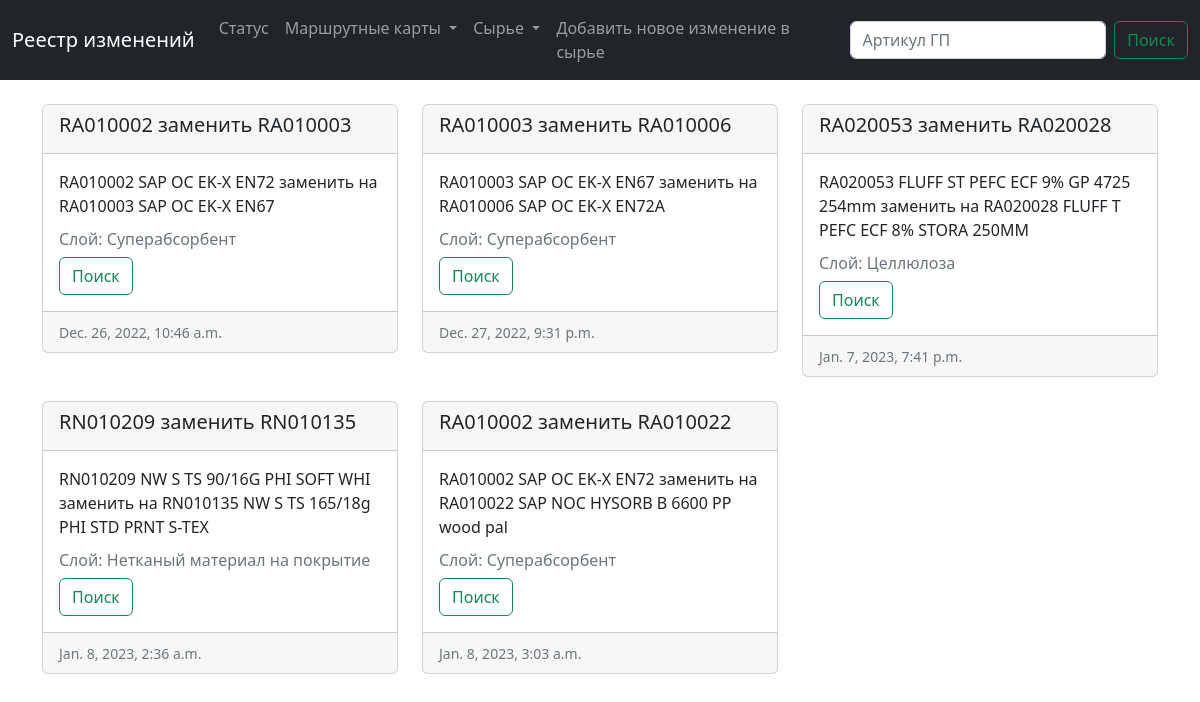
Before: / with the older database file.
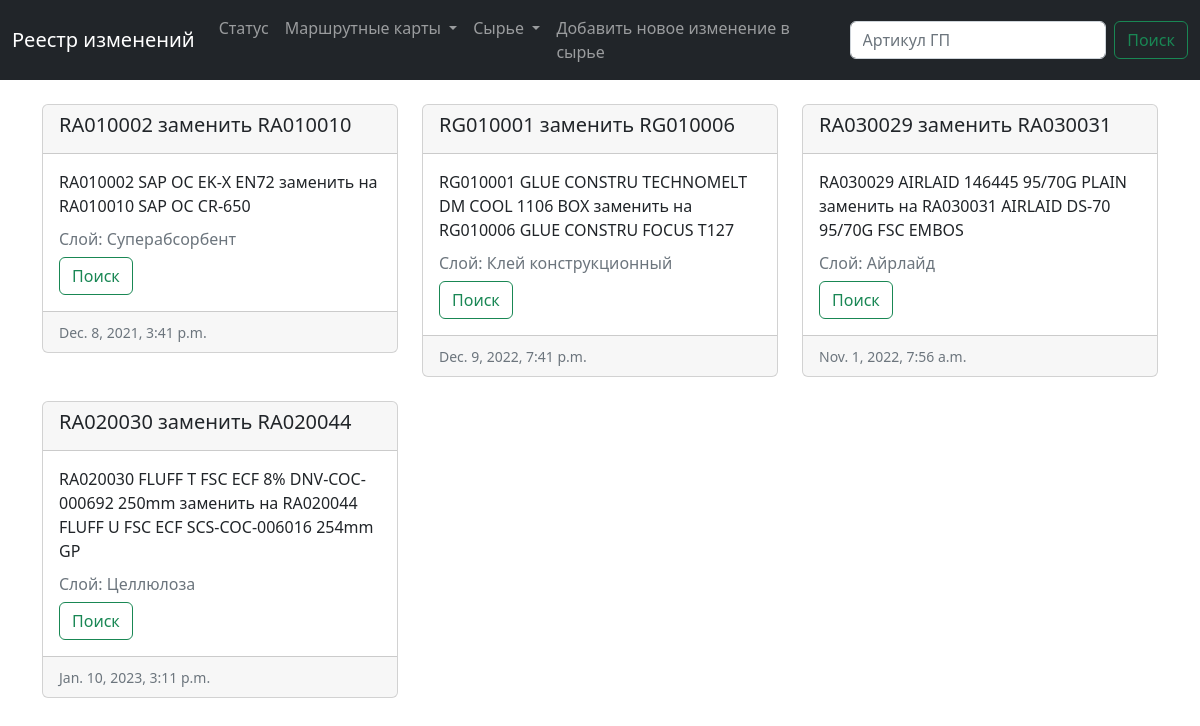
After: the same page with the newer database file.
### main/models.py (models this page shows, shortened)
class Change (models.Model):
    raw_current = models.ForeignKey(Raw, blank=True, null=True, on_delete=models.CASCADE, related_name='raw_current')
    raw_new = models.ForeignKey(Raw, blank=True, null=True, on_delete=models.CASCADE, related_name='raw_new')
    created_date = models.DateTimeField(default=timezone.now)  # когда была создана заявка

class Raw (models.Model):
    num = models.CharField(max_length=200)  # артикул сырья
    name = models.CharField(max_length=200)  # наименование
    layer = models.CharField(max_length=200)  # навзвание слоя на русском

### main/views.py (the view)
# urls.py: path('', views.status, name='status'),
def status(request):
    changes = Change.objects.all()
    raws = Raw.objects.all()
    return render(request, 'main/status.html',{'changes': changes,'raws': raws})

### main/templates/main/status.html (shortened to what this page needs)
{% extends 'main/base.html' %}
{% block content%}
    <div class="container">
        <br>
        <div class="row row-cols-1 row-cols-md-3 g-4">
            {% for change in changes %}
                <div class="col">
                    <div class="card">
                        <div class="card-header">
                          <h5>{{ change.raw_current.num }} заменить {{ change.raw_new.num }}</h5>
                          </div>
                        <div class="card-body">
                            <p class="card-text">{{ change.raw_current.num }} {{ change.raw_current.name }} заменить на {{ change.raw_new.num }} {{change.raw_new.name }}
                                <h6 class="card-subtitle mb-2 text-muted">Слой: {{change.raw_current.layer}}</h6>
                            <form class="d-flex" method="POST" action=" {% url 'gen' change.id %} ">
                                <button class="btn btn-outline-success" type="submit" name = 'searched'>Поиск</button>
                            </form>
                        </div>
                        <div class="card-footer">
                            <small class="text-muted">{{change.created_date}}</small>
                        </div>
                    </div>
                </div>
            {% endfor %}
        </div>
{% endblock %}

### main/templates/main/base.html (shortened to what this page needs)
<!doctype html>
<html lang="ru">
    <head>
        <link href="https://cdn.jsdelivr.net/npm/bootstrap@5.1.3/dist/css/bootstrap.min.css" rel="stylesheet"
>
       <link rel="stylesheet" href = "https://cdnjs.cloudflare.com/ajax/libs/twitter-bootstrap/5.2.0/css/bootstrap.min.css">
       <link rel="stylesheet" href = "https://cdn.datatables.net/1.13.1/css/dataTables.bootstrap5.min.css ">
    </head>
    <body>
        <nav class="navbar navbar-expand-lg navbar-dark bg-dark">
            <div class="container-fluid">
                <a class="navbar-brand" href="/">
                    Реестр изменений
                </a>
                <div class="collapse navbar-collapse" id="navbarSupportedContent">
                    <ul class="navbar-nav me-auto mb-2 mb-lg-0">
                        <li class="nav-item">
                            <a class="nav-link " aria-current="page" href="/">Статус</a>
                        </li>
                        <li class="nav-item">
                            <div class="collapse navbar-collapse" id="navbarNavDarkDropdown">
                                <ul class="navbar-nav">
                                    <li class="nav-item dropdown">
                                        <a class="nav-link dropdown-toggle" href="#" role="button" data-bs-toggle="dropdown"
                                            aria-expanded="false">
                                            Маршрутные карты
                                        </a>
                                    </li>
                                </ul>
                            </div>
                        </li>
                        <ul class="navbar-nav">
                            <li class="nav-item dropdown">
                                <a class="nav-link dropdown-toggle" href="#" role="button" data-bs-toggle="dropdown"
                                    aria-expanded="false">
                                    Сырье
                                </a>
                            </li>
                        </ul>
                        <a class="nav-link " href="/add"> Добавить новое изменение в сырье</a>
                    </div>
                <form class="d-flex" method="POST" action=" {% url 'search_sku' %} ">
                    <input class="form-control me-2" type="search" placeholder="Артикул ГП" aria-label="Search" name='searched'>
                    <button class="btn btn-outline-success" type="submit">Поиск</button>
                </form>
            </div>
        </nav>
        {% block content%} {%endblock%}
    </body>

Changed rows visible on the page:
removed Change: raw_current.num "RA010002", raw_new.num "RA010003", raw_current.name "SAP OC EK-X EN72", raw_new.name "SAP OC EK-X EN67", raw_current.layer "Суперабсорбент", created_date "Dec. 26, 2022, 10:46 a.m."
removed Change: raw_current.num "RA010003", raw_new.num "RA010006", raw_current.name "SAP OC EK-X EN67", raw_new.name "SAP OC EK-X EN72A", raw_current.layer "Суперабсорбент", created_date "Dec. 27, 2022, 9:31 p.m."
removed Change: raw_current.num "RA020053", raw_new.num "RA020028", raw_current.name "FLUFF ST PEFC ECF 9% GP 4725 254mm", raw_new.name "FLUFF T PEFC ECF 8% STORA 250MM", raw_current.layer "Целлюлоза", created_date "Jan. 7, 2023, 7:41 p.m."
removed Change: raw_current.num "RN010209", raw_new.num "RN010135", raw_current.name "NW S TS 90/16G PHI SOFT WHI", raw_new.name "NW S TS 165/18g PHI STD PRNT S-TEX", raw_current.layer "Нетканый материал на покрытие", created_date "Jan. 8, 2023, 2:36 a.m."
removed Change: raw_current.num "RA010002", raw_new.num "RA010022", raw_current.name "SAP OC EK-X EN72", raw_new.name "SAP NOC HYSORB B 6600 PP wood pal", raw_current.layer "Суперабсорбент", created_date "Jan. 8, 2023, 3:03 a.m."
added Change: raw_current.num "RA010002", raw_new.num "RA010010", raw_current.name "SAP OC EK-X EN72", raw_new.name "SAP OC CR-650", raw_current.layer "Суперабсорбент", created_date "Dec. 8, 2021, 3:41 p.m."
added Change: raw_current.num "RG010001", raw_new.num "RG010006", raw_current.name "GLUE CONSTRU TECHNOMELT DM COOL 1106 BOX", raw_new.name "GLUE CONSTRU FOCUS T127", raw_current.layer "Клей конструкционный", created_date "Dec. 9, 2022, 7:41 p.m."
added Change: raw_current.num "RA030029", raw_new.num "RA030031", raw_current.name "AIRLAID 146445 95/70G PLAIN", raw_new.name "AIRLAID DS-70 95/70G FSC EMBOS", raw_current.layer "Айрлайд", created_date "Nov. 1, 2022, 7:56 a.m."
added Change: raw_current.num "RA020030", raw_new.num "RA020044", raw_current.name "FLUFF T FSC ECF 8% DNV-COC-000692 250mm", raw_new.name "FLUFF U FSC ECF SCS-COC-006016 254mm GP", raw_current.layer "Целлюлоза", created_date "Jan. 10, 2023, 3:11 p.m."
